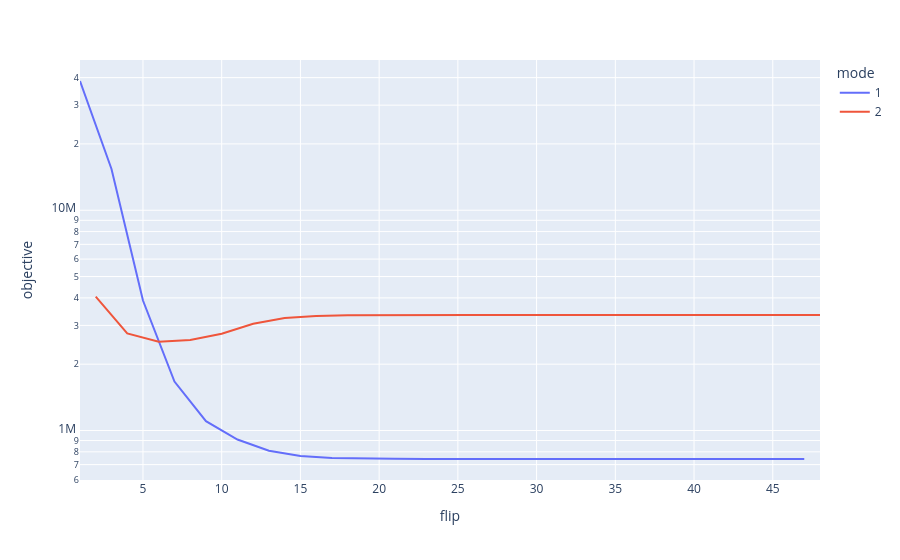

This figure's notebook cell:
### Code cell
px.line(df, x='flip', y='objective', log_y=True, color='mode')

### Figure 1 — Plotly figure (JSON) as saved in the notebook; plotly's stock layout.template omitted (floating-point values rounded to 4 significant figures)
{"data": [{"hovertemplate": "mode=1<br>flip=%{x}<br>objective=%{y}<extra></extra>", "legendgroup": "1", "line": {"color": "#636efa", "dash": "solid"}, "marker": {"symbol": "circle"}, "mode": "lines", "name": "1", "orientation": "v", "showlegend": true, "type": "scatter", "x": [1, 3, 5, 7, 9, 11, 13, 15, 17, 19, 21, 23, 25, 27, 29, 31, 33, 35, 37, 39, 41, 43, 45, 47], "xaxis": "x", "y": [38620000.0, 15400000.0, 3890000.0, 1667000.0, 1103000.0, 909700.0, 809600.0, 766100.0, 750700.0, 745200.0, 743300.0, 742600.0, 742400.0, 742300.0, 742200.0, 742200.0, 742200.0, 742200.0, 742200.0, 742200.0, 742200.0, 742200.0, 742200.0, 742200.0], "yaxis": "y"}, {"hovertemplate": "mode=2<br>flip=%{x}<br>objective=%{y}<extra></extra>", "legendgroup": "2", "line": {"color": "#EF553B", "dash": "solid"}, "marker": {"symbol": "circle"}, "mode": "lines", "name": "2", "orientation": "v", "showlegend": true, "type": "scatter", "x": [2, 4, 6, 8, 10, 12, 14, 16, 18, 20, 22, 24, 26, 28, 30, 32, 34, 36, 38, 40, 42, 44, 46, 48], "xaxis": "x", "y": [4050000.0, 2759000.0, 2531000.0, 2574000.0, 2748000.0, 3049000.0, 3240000.0, 3308000.0, 3332000.0, 3340000.0, 3343000.0, 3344000.0, 3344000.0, 3344000.0, 3344000.0, 3344000.0, 3344000.0, 3344000.0, 3344000.0, 3344000.0, 3344000.0, 3344000.0, 3344000.0, 3344000.0], "yaxis": "y"}], "layout": {"legend": {"title": {"text": "mode"}, "tracegroupgap": 0}, "margin": {"t": 60}, "xaxis": {"anchor": "y", "domain": [0, 1], "title": {"text": "flip"}}, "yaxis": {"anchor": "x", "domain": [0, 1], "title": {"text": "objective"}, "type": "log"}}}
